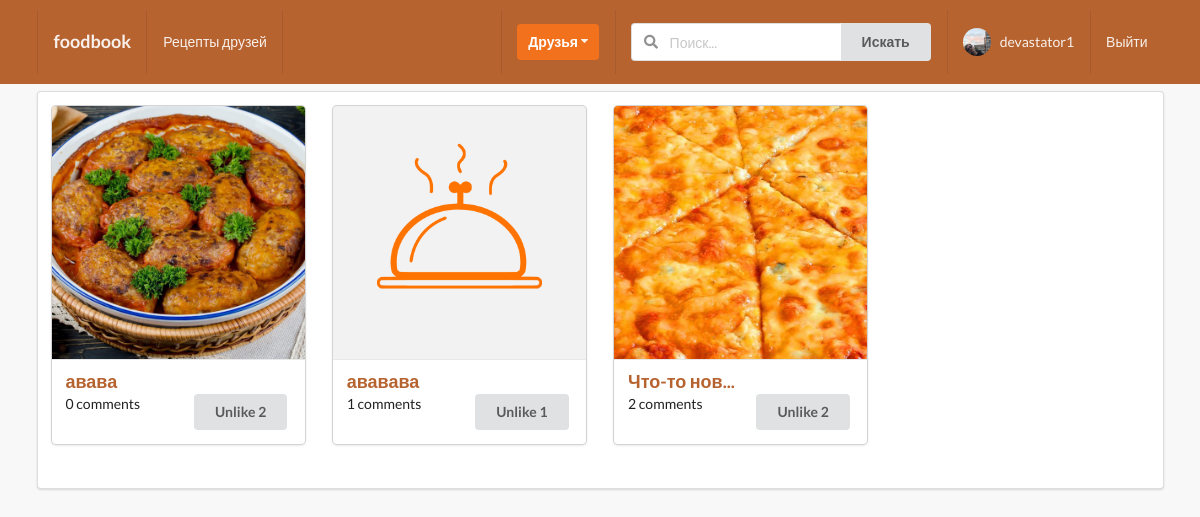
The app's page /posts/myfoodbook/ (signed in), older data.
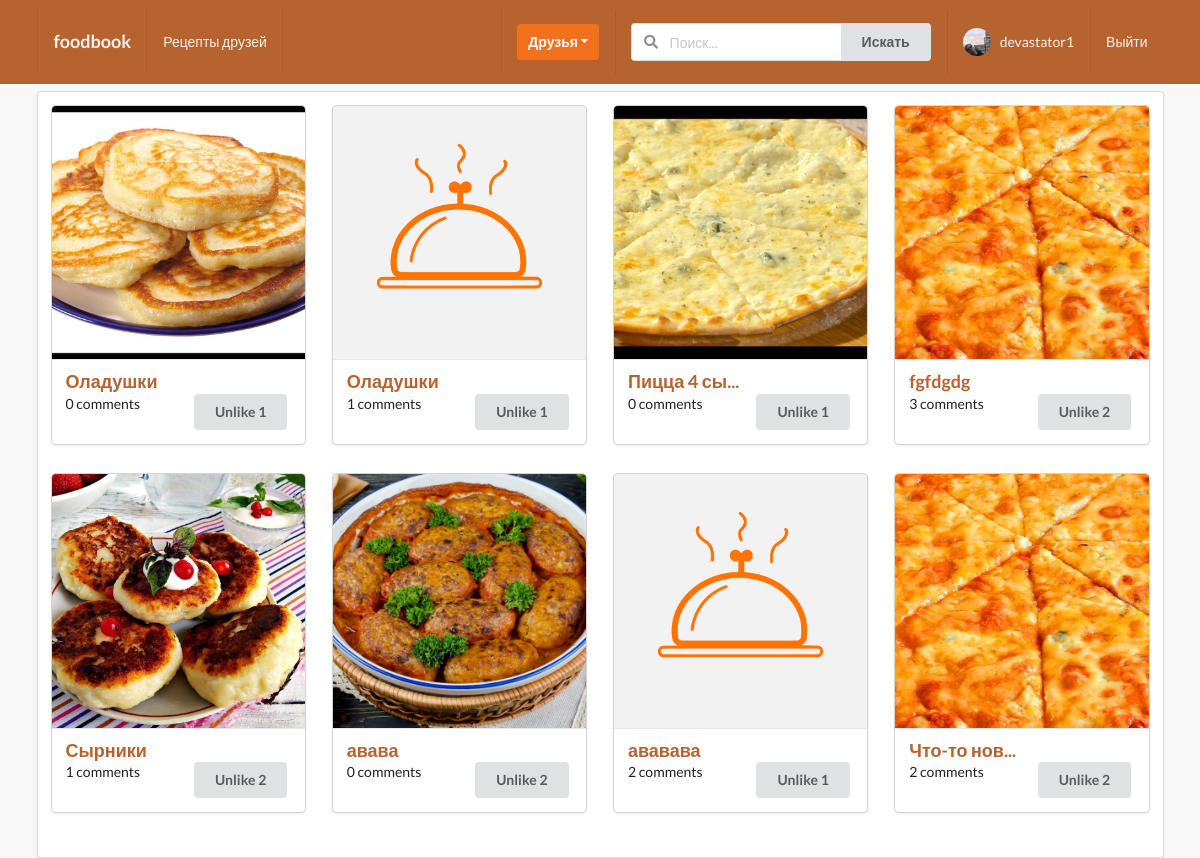
The same page, newer data.
### posts/models.py (models this page shows, shortened)
class Post(models.Model):
    name = models.CharField(blank=True, max_length=100)
    content = models.TextField()
    image = models.ImageField(upload_to='posts', validators=[FileExtensionValidator(['png', 'jpg', 'jpeg'])],)
    liked = models.ManyToManyField(Profile, blank=True, related_name='likes')
    updated = models.DateTimeField(auto_now=True)
    created = models.DateTimeField(auto_now_add=True)
    author = models.ForeignKey(Profile, on_delete=models.CASCADE, related_name='posts')
    components = models.TextField(blank=True)
    def __str__(self):
        if len(self.name) > 10:
            return str(self.name[:10] + '...')
        else:
            return str(self.name)
    def num_likes(self):
        return self.liked.all().count()
    def num_comments(self):
        return self.comment_set.all().count()
    def get_absolute_url(self):
        return reverse('posts:detail-post', kwargs={'pk': self.pk})
    class Meta:
        ordering = ('-created',)

### posts/views.py (the view, shortened to what this page needs)
# urls.py: path('myfoodbook/', liked_posts_list_view, name='liked_posts_view'),
@login_required
def liked_posts_list_view(request):
    profile = Profile.objects.get(user=request.user)
    liked = Like.objects.filter(user=profile, value='Like').values_list('post_id', flat=True)
    pre_qs = []
    for item in liked:
        pre_qs.append(item)
    qs = Post.objects.filter(pk__in=pre_qs)
    c_form = CommentModelForm()
    is_empty = False
    if len(qs)==0:
        is_empty = True
    context = {
        'qs': qs,
        'profile': profile,
        'c_form': c_form,
        'is_empty': is_empty,
    }
    return render(request, 'posts/myfoodbook.html', context)

### posts/forms.py
class CommentModelForm(forms.ModelForm):
    body = forms.CharField(label='', widget=forms.TextInput(attrs={'placeholder': 'Написать комментарий...'}))
    class Meta:
        model = Comment
        fields = ('body',)

### profiles/context_processor.py (called while the page is built)
def profile_pic(request):
    if request.user.is_authenticated:
        profile_obj = Profile.objects.get(user=request.user)
        pic = profile_obj.avatar
        return {'picture': pic}
    return {}

def invitation_received_no(request):
    if request.user.is_authenticated:
        profile_obj = Profile.objects.get(user=request.user)
        qs_count = Relationship.objects.invatations_received(profile_obj).count()
        return {'invites_num': qs_count}
    return {}

def invitation_sended_no(request):
    if request.user.is_authenticated:
        profile_obj = Profile.objects.get(user=request.user)
        qs_count = Relationship.objects.invatations_sended(profile_obj).count()
        return {'send_invites_num': qs_count}
    return {}

### profiles/models.py (called while the page is built)
    def invatations_received(self, receiver):
        qs = Relationship.objects.filter(receiver=receiver, status='send')
        return qs

### posts/templates/posts/myfoodbook.html (shortened to what this page needs)
{% extends 'base.html' %}
{% block content %}
    <div class="ui segment">
    <div class="ui grid">
        <div class="row">
            {% for post in qs %}
            <div class="four wide column mb-38">
                <div class="ui special cards">
                  <div class="card mb-5">
                    <div class="blurring dimmable image">
                        {% if post.image %}
                            <img src={{post.image.url}}>
                        {% else %}
                            <img src="{{ MEDIA_URL }}no_image.png">
                        {% endif %}
                    </div>
                    <div class="content centerial-like-name">
                        <div class="header"><a href="{{post.get_absolute_url}}">{{post}}</a></div>
                        <div class="flex-post-short">
                            <span> {{ post.num_comments }} comments</span>
                            <div class="right floated like-recept-my-profile">
                                <form action="{% url 'posts:like-post-view' %}" method="POST" class='like-form' id='{{post.id}}'>
                                        {% if profile not in post.liked.all %}
                                            <button type="submit" class="ui orange button like-btn{{post.id}}">Like {{post.num_likes}}</button>
                                        {% else %}
                                            <button type="submit" class="ui button like-btn{{post.id}}"> Unlike {{post.num_likes}}</button>
                                        {% endif %}
                                </form>
                            </div>
                        </div>
                    </div>
                  </div>
                </div>
            </div>
            {% endfor %}
        </div>
        </div>
    </div>
{% endblock content %}

Row changes from the older to the newer data that the page shows:
added Post: image (picture), name "Оладушки", num_comments "0", num_likes "1"
added Post: name "Оладушки", num_comments "1", num_likes "1"
added Post: image (picture), name "Пицца 4 сы...", num_comments "0", num_likes "1"
now on this page (row edited): Post: image (picture), name "fgfdgdg", num_comments "3", num_likes "2"
now on this page (row edited): Post: image (picture), name "Сырники", num_comments "1", num_likes "2"
computed for Post "ававава": num_comments "1" → "2"
